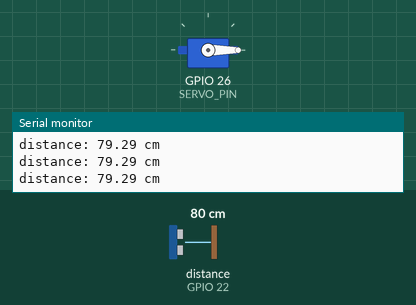
Simulated run of this sketch. Board: ESP32. Parts: servo, the last lines printed to the serial monitor. Wiring (inferred from the names in the program): ultrasonic range finder: trigger GPIO 23; echo GPIO 22. Inputs (shaded band) come from the test bench; at power-on: distance to the obstacle (sensor on GPIO 22) 80 cm. The echo pulse lasts 58.3 µs per cm.

Above: at 1.3 s.
1.4 s: distance to the obstacle (sensor on GPIO 22) set to 54 cm
2.9 s: distance to the obstacle (sensor on GPIO 22) set to 45 cm
At 3.7 s:
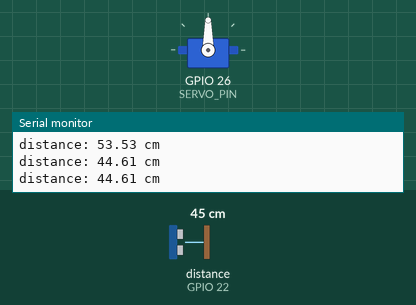
4.5 s: distance to the obstacle (sensor on GPIO 22) set to 60 cm
At 5.2 s:
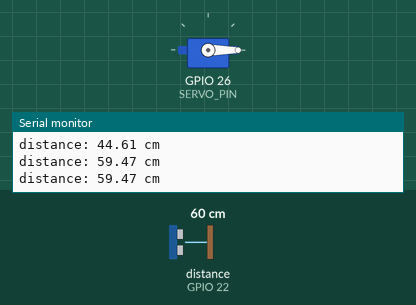
6.0 s: distance to the obstacle (sensor on GPIO 22) set to 2 cm
At 6.6 s:
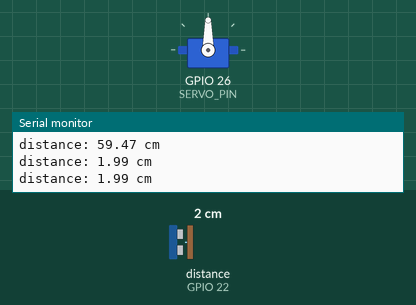
Timing chart, 0 to 8.5 s (numbered marks = the images above; inputs shaded):
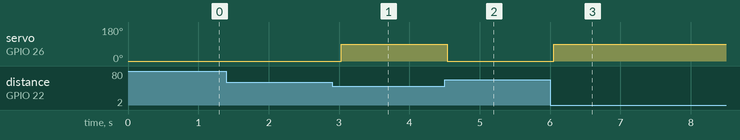

Measured:
- the behaviour switches between 51 and 50 cm on distance to the obstacle (sensor on GPIO 22) (found by bisection; images 0 and 1)
- after the input at 2.9 s, servo on GPIO 26 (SERVO_PIN): 0° → 90° after 0.13 s
- after the input at 4.5 s, servo on GPIO 26 (SERVO_PIN): 90° → 0° at once
- after the input at 6.0 s, servo on GPIO 26 (SERVO_PIN): 0° → 90° after 0.05 s

The sketch:

Smart_Trashcan.ino
```cpp
/*
 * This ESP32 code is created by esp32io.com
 *
 * This ESP32 code is released in the public domain
 *
 * For more detail (instruction and wiring diagram), visit https://esp32io.com/tutorials/esp32-ultrasonic-sensor-servo-motor
 */

#include <ESP32Servo.h>

#define TRIG_PIN  23  // ESP32 pin GPIO23 connected to Ultrasonic Sensor's TRIG pin
#define ECHO_PIN  22  // ESP32 pin GPIO22 connected to Ultrasonic Sensor's ECHO pin
#define SERVO_PIN 26  // ESP32 pin GPIO26 connected to Servo Motor's pin
#define DISTANCE_THRESHOLD  50 // centimeters

Servo servo; // create servo object to control a servo

// variables will change:
float duration_us, distance_cm;

void setup() {
  Serial.begin (9600);       // initialize serial port
  pinMode(TRIG_PIN, OUTPUT); // set ESP32 pin to output mode
  pinMode(ECHO_PIN, INPUT);  // set ESP32 pin to input mode
  servo.attach(SERVO_PIN);   // attaches the servo on pin 9 to the servo object
  servo.write(0);
}

void loop() {
  // generate 10-microsecond pulse to TRIG pin
  digitalWrite(TRIG_PIN, HIGH);
  delayMicroseconds(10);
  digitalWrite(TRIG_PIN, LOW);

  // measure duration of pulse from ECHO pin
  duration_us = pulseIn(ECHO_PIN, HIGH);
  // calculate the distance
  distance_cm = 0.017 * duration_us;

  if (distance_cm < DISTANCE_THRESHOLD)
    servo.write(90); // rotate servo motor to 90 degree
  else
    servo.write(0);  // rotate servo motor to 0 degree

  // print the value to Serial Monitor
  Serial.print("distance: ");
  Serial.print(distance_cm);
  Serial.println(" cm");

  delay(500);
}
```
